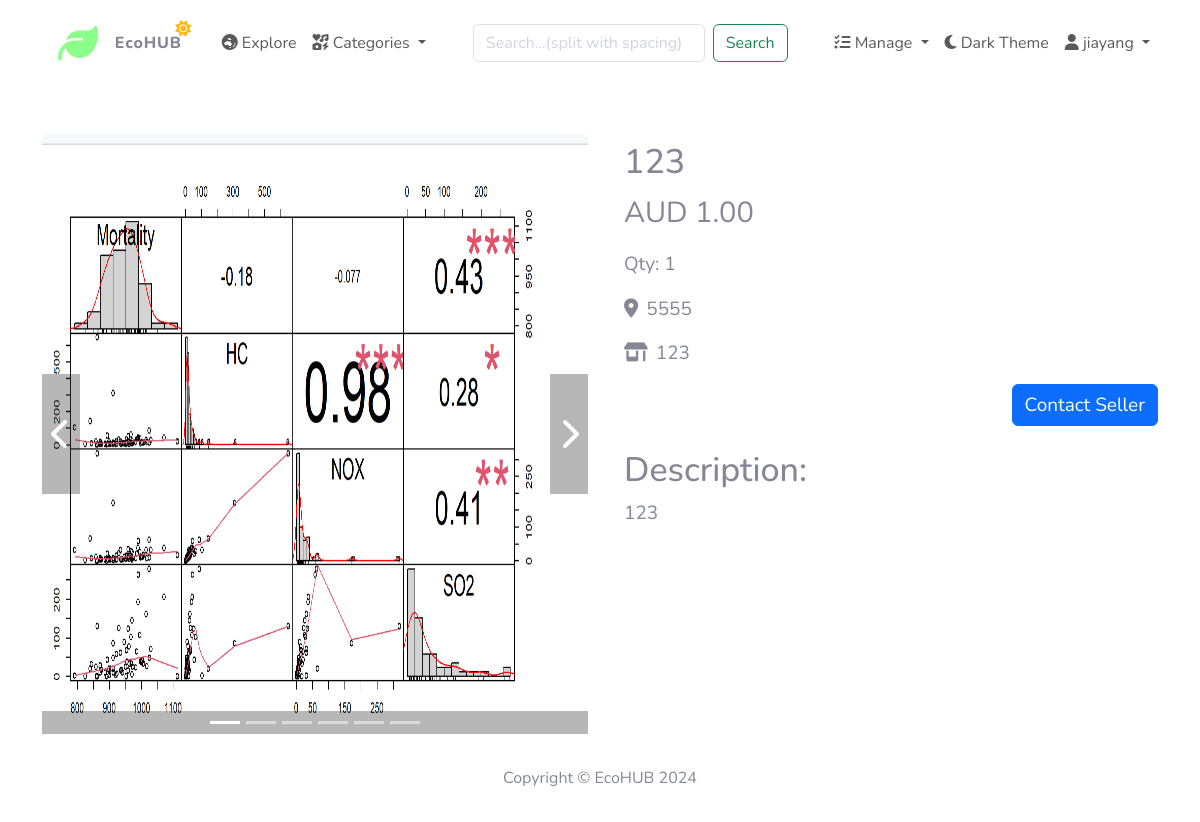
The page /product/1 (signed in) on the database its author committed.
### app/models.py (models this page shows, shortened)
class User(UserMixin, db.Model):
    id: so.Mapped[int] = so.mapped_column(primary_key=True)
    username: so.Mapped[str] = so.mapped_column(sa.String(64), index=True, unique=True)
    first_name: so.Mapped[str] = so.mapped_column(sa.String(64), unique=False)
    last_name: so.Mapped[str] = so.mapped_column(sa.String(64), unique=False)
    is_seller : so.Mapped[bool] = so.mapped_column(unique=False, default=False)
    is_active : so.Mapped[bool] = so.mapped_column(unique=False, default=True)
    is_verified : so.Mapped[bool] = so.mapped_column(unique=False, default=False)
    email_address: so.Mapped[str] = so.mapped_column(sa.String(120), index=True, unique=True)
    password_hash: so.Mapped[Optional[str]] = so.mapped_column(sa.String(256))
    postcode: so.Mapped[int] = so.mapped_column(unique=False)
    address: so.Mapped[str] = so.mapped_column(unique=False, nullable=True)
    contact_no: so.Mapped[str] = so.mapped_column(unique=False, nullable=True)
    avatar: so.Mapped[int] = so.mapped_column(unique = False, default = 0)
    shop_name: so.Mapped[str] = so.mapped_column(sa.String(64), index=True, unique=False, nullable=True)
    products: so.WriteOnlyMapped['Product'] = so.relationship(back_populates='owner')
    orders: so.WriteOnlyMapped['Order'] = so.relationship(foreign_keys='Order.buyer_id', back_populates='buyer')
    @login.user_loader
    def load_user(id):
        return db.session.get(User, int(id))

class SearchableMixin:
    @classmethod
    def search(cls, expression, page, per_page):
        ids, total = query_index(cls.__tablename__, expression, page, per_page)
        if total == 0:
            return [], 0
        when = []
        for i in range(len(ids)):
            when.append((ids[i], i))
        query = sa.select(cls).where(cls.id.in_(ids)).order_by(
            db.case(*when, value=cls.id))
        return db.session.scalars(query), total

class Product(SearchableMixin, db.Model):
    __searchable__ = ['product_name', 'category', 'condition', 'location', 'description']
    id: so.Mapped[int] = so.mapped_column(primary_key=True)
    product_name: so.Mapped[str] = so.mapped_column(sa.String(100), index=True)
    category: so.Mapped[str] = so.mapped_column(sa.String(20), index=True)
    price: so.Mapped[float] = so.mapped_column(index=True)
    quantity: so.Mapped[int] = so.mapped_column(index=True)
    condition: so.Mapped[str] = so.mapped_column(sa.String(20), index=True)
    location: so.Mapped[int] = so.mapped_column(index=True)
    description: so.Mapped[str] = so.mapped_column(sa.String(1000))
    created_on: so.Mapped[datetime] = so.mapped_column(index=True, default=lambda: datetime.now())
    modified_on: so.Mapped[datetime] = so.mapped_column(index=True, default=lambda: datetime.now())
    is_active : so.Mapped[bool] = so.mapped_column(default=True)
    user_id: so.Mapped[int] = so.mapped_column(sa.ForeignKey(User.id), index=True)
    owner: so.Mapped[User] = so.relationship(back_populates='products')
    product_orders: so.WriteOnlyMapped['Order'] = so.relationship(back_populates='product')
    images: so.WriteOnlyMapped['Image'] = so.relationship(back_populates='product')
    @staticmethod
    def get_by_id(id):
        return Product.query.get(id)

### app/routes.py (the view)
@main.route('/product/<product_id>', methods=['GET'])
@login_required
def product_detail(product_id):
    product = Product.get_by_id(product_id)
    if not product:
        return redirect(url_for('main.error'))
    product.imgs = ProductHelper.get_images_path(product.id)
    form = Orderform()
    form.set_product_qty(product.quantity)
    form.set_form_data()
    return render_template('/product/product_detail.html', product=product, form=form)

### app/forms.py (shortened to what this page needs)
class SearchForm(FlaskForm):
    q = StringField(('Search'), validators=[DataRequired()])
    def __init__(self, *args, **kwargs):
        if 'formdata' not in kwargs:
            kwargs['formdata'] = request.args
        if 'meta' not in kwargs:
            kwargs['meta'] = {'csrf': False}
        super(SearchForm, self).__init__(*args, **kwargs)

class Orderform(FlaskForm):
    quantity = SelectField('Quantity', validators=[DataRequired()])
    first_name = StringField('First Name', validators=[DataRequired()])
    last_name = StringField('Last Name', validators=[DataRequired()])
    email_address = StringField('Email', validators=[DataRequired(), Email()])
    postcode = IntegerField('Postcode', validators=[DataRequired()])
    contact_no = TelField('Contact Number', validators=[DataRequired()])
    remarks = TextAreaField('remarks')
    submit = SubmitField('Request')
    def set_form_data(self):
        self.first_name.data = current_user.first_name
        self.last_name.data = current_user.last_name
        self.email_address.data = current_user.email_address
        self.postcode.data = current_user.postcode
        self.contact_no.data = current_user.contact_no
    def set_product_qty(self, qty):
        self.quantity.choices = [('','--Select Qty--')] + [(i, i) for i in range(1, qty + 1)]

### app/helper.py (called while the page is built)
    @staticmethod
    def get_images_path(product_id):
        img_dir = os.path.join('static', 'img', 'product_image', str(product_id))
        full_dir = os.path.join(main.root_path, img_dir)
        extensions = tuple(current_app.config['UPLOAD_EXTENSIONS'])
        path_images = []
        for img in os.listdir(full_dir):
            if img.lower().endswith(extensions):
                path_images.append(f'/{img_dir}/{img}')
        return path_images

### app/routes.py (called while the page is built)
@main.context_processor
def inject_global_variable():
    return dict(company="EcoHUB")

@main.before_request
def before_request():
    if current_user.is_authenticated:
        g.search_form = SearchForm()

### app/templates/product/product_detail.html (shortened to what this page needs)
{% extends "base.html" %}
{% block content %}
    <div class="container mt-5">
        <div class="row">
            <div class="col-12 col-md-6">
                <div id="carouselImgs" class="carousel slide">
                    <div class="carousel-indicators">
                        {% for img in product.imgs %}
                            <button type="button" data-bs-target="#carouselImgs" data-bs-slide-to="{{ loop.index-1 }}"></button>
                        {% endfor %}
                    </div>
                    <div class="carousel-inner">
                        {% for img in product.imgs %}
                            <div class="carousel-item">
                                <img class="d-block w-100 rounded border-white" height="600" src="{{ img }}" alt="{{ product.product_name }}-{{ loop.index-1 }}">
                            </div>
                        {% endfor %}
                    </div>
                    <button class="carousel-control-prev" type="button" data-bs-target="#carouselImgs" data-bs-slide="prev">
                        <i class="fa-solid fa-chevron-left fa-2x"></i>
                    </button>
                    <button class="carousel-control-next" type="button" data-bs-target="#carouselImgs" data-bs-slide="next">
                        <i class="fa-solid fa-chevron-right fa-2x"></i>
                    </button>
                </div>
            </div>
            <div id="productDetail" class="col-12 col-md-6 pt-2 ps-4">
                <div class="d-flex align-items-start flex-column h-100">
                    <div>
                        <h2>{{ product.product_name }}</h2>
                        <p class="price">AUD <span id="ProductPrice">{{ '%0.2f'|format(product.price|float) }}</span></p>
                        <p>Qty: {{ product.quantity }}</p>
                        <p><i class="fa-solid fa-location-dot me-2"></i>{{ product.location }}</p>
                        <p><i class="fa-solid fa-shop me-2"></i>{{ product.owner.shop_name }}</p>
                    </div>
                    <div class="ms-auto">
                        <button id="ContactSellerBtn" class="btn btn-primary">Contact Seller</button>
                    </div>
                    <div id="productDescription" class="row mt-4">
                        <h2>Description:</h2>
                        <p>{{ product.description }}</p>
                    </div>
                </div>
            </div>
        </div>
    </div>
{% endblock %}
{% block css %}
    <link rel="stylesheet" href="{{ url_for('static', filename='css/product/product.css') }}" type="text/css" />
{% endblock %}

### app/templates/base.html (shortened to what this page needs)
<!DOCTYPE html>
<html lang="en">
<head>
    <link rel="stylesheet" href="https://cdn.jsdelivr.net/npm/bootstrap@5.3.2/dist/css/bootstrap.min.css">
    <link rel="stylesheet" href="https://cdnjs.cloudflare.com/ajax/libs/font-awesome/6.5.1/css/all.min.css" />
    <link rel="stylesheet" href="{{ url_for('static', filename='css/site.css') }}" type="text/css" />
    <link rel="stylesheet" href="{{ url_for('static', filename='css/dark_site.css') }}" type="text/css" />
    {% block css %} {% endblock %}
</head>
<body>
    {% block nav_bar %}
        {% include '/layout/nav_bar.html' %}
    {% endblock %}
    {% block content %} {% endblock %}
    {% block footer %}
        {% include '/layout/footer.html' %}
    {% endblock %}
</body>
</html>

### app/templates/layout/nav_bar.html (shortened to what this page needs)
<nav class="navbar navbar-expand-lg navbar-light">
    <div class="container bg-gradient-dark topbar topbar-dark">
        <a class="logo topbar-brand d-flex align-items-center justify-content-center" href="{{ url_for('main.home') }}">
            <i class="fa-solid fa-leaf fa-2p5x company-logo"></i>
            <div class="mx-3">{{ company }}</div>
            <i id="weather_mode" class="fa-solid fa-sun"></i>
        </a>
        <div class="collapse navbar-collapse" id="navbarSupportedContent">
            {% if not current_user.is_anonymous %}
                <ul class="navbar-nav me-auto mb-2 mb-lg-0">
                    <li class="nav-item">
                        <a class="nav-link" href="{{ url_for('main.product') }}">
                            <i class="fa-solid fa-earth-oceania"></i> Explore
                        </a>
                    </li>
                    <li class="nav-item dropdown">
                        <a class="nav-link dropdown-toggle" href="" id="navbarDropdownMenuLink" role="button" data-bs-toggle="dropdown" aria-expanded="false">
                            <i class="fa-solid fa-icons"></i> Categories
                        </a>
                        </ul>
                {% if g.search_form %}
                    <div class="col-xl-4 col-lg-3 col-md-3">
                        <form class="d-flex justify-content-center" method="get" action="{{ url_for('main.search') }}">
                            {{ g.search_form.q(size=20, class='form-control me-2',
                            placeholder='Search...(split with spacing)') }}
                            <button class="btn btn-outline-success" type="submit">Search</button>
                        </form>
                    </div>
                {% endif %}
            {% endif %}
            <ul class="navbar-nav ms-auto mb-2 mb-lg-0">
                {% if (not current_user.is_anonymous)%}
                    <li class="nav-item dropdown">
                        <a class="nav-link dropdown-toggle" href="#" id="manageDropdownMenuLink" role="button" data-bs-toggle="dropdown" aria-expanded="false">
                            <i class="fa-solid fa-list-check"></i> Manage
                        </a>
                    </li>
                {% endif %}
                <li class="nav-item">
                    <a class="nav-link" href="#" id="toggleDarkTheme">
                        <i class="fas fa-moon"></i> <span data-dark="Dark" data-light="Light">Dark</span> Theme
                    </a>
                </li>
                {% if not current_user.is_anonymous %}
                    <li class="nav-item dropdown">
                        <a class="nav-link dropdown-toggle" href="#" id="navbarDropdownMenuLink" role="button" data-bs-toggle="dropdown" aria-expanded="false">
                            <i class="fa-solid fa-user"></i> {{current_user.username}}
                        </a>
                    </li>
                {% endif %}
            </ul>
        </div>
    </div>
</nav>

### app/templates/layout/footer.html
 <footer class="page-footer bg-white">
    <div class="container my-auto">
        <div class="copyright text-center my-auto">
            <span>Copyright © {{company}} 2024</span>
        </div>
    </div>
</footer>

### app/static/css/site.css (style rules this page uses)
.navbar { margin-bottom: 1.5rem; }
.form-control { height: calc(1.5em + 0.75rem + 2px); }
.form-control::placeholder { color: #d1d3e2; }
.btn { white-space: nowrap; }
.logo { color: #858796; }
.topbar .topbar-brand { height: 4.375rem; text-decoration: none; font-size: 1rem; font-weight: 800; padding: 1.5rem 1rem; text-align: center; letter-spacing: 0.05rem; z-index: 1; position: relative; overflow: hidden; }
.topbar .topbar-brand #weather_mode.fa-sun { color: #fdb813; }
.topbar .topbar-brand #weather_mode { position: absolute; top: 0; bottom: 0; left: 0; right: 0; transform: rotate(137deg) translate(-50px); }
.company-logo { color: #8aff8a; --fa-animation-duration: 0s; }
.fa-2p5x { font-size: 2.5em; }
footer.page-footer { padding: 2rem 0; }
body { font-family: "Nunito", sans-serif; font-optical-sizing: auto; font-style: normal; margin: 0; font-size: 1rem; font-weight: 400; line-height: 1.5; color: #858796; text-align: left; background-color: #fff; }

### app/static/css/product/product.css (style rules this page uses)
@media (min-width: 1200px) { #productDetail h2, #productDescription h2 { font-size: 34px; } }
@media (min-width: 1200px) { #productDetail .price { font-size: 29px !important; } }
@media (min-width: 1200px) { #productDetail .btn, #productDetail p, #productDescription p { font-size: 19px; } }
.carousel-control-prev, .carousel-control-next { top: 40%; bottom: 40%; width: 7%; }
.carousel-control-prev, .carousel-control-next, .carousel-indicators { background-color: #333; opacity: 0.35 }
.carousel-indicators { margin: 0 !important; }

### rows shown on the page
User: username "jiayang", owner.shop_name "123"
Product: product_name "123", price "1.00", quantity "1", location "5555", description "123"

### other values the page prints
{{ company }} "EcoHUB"
